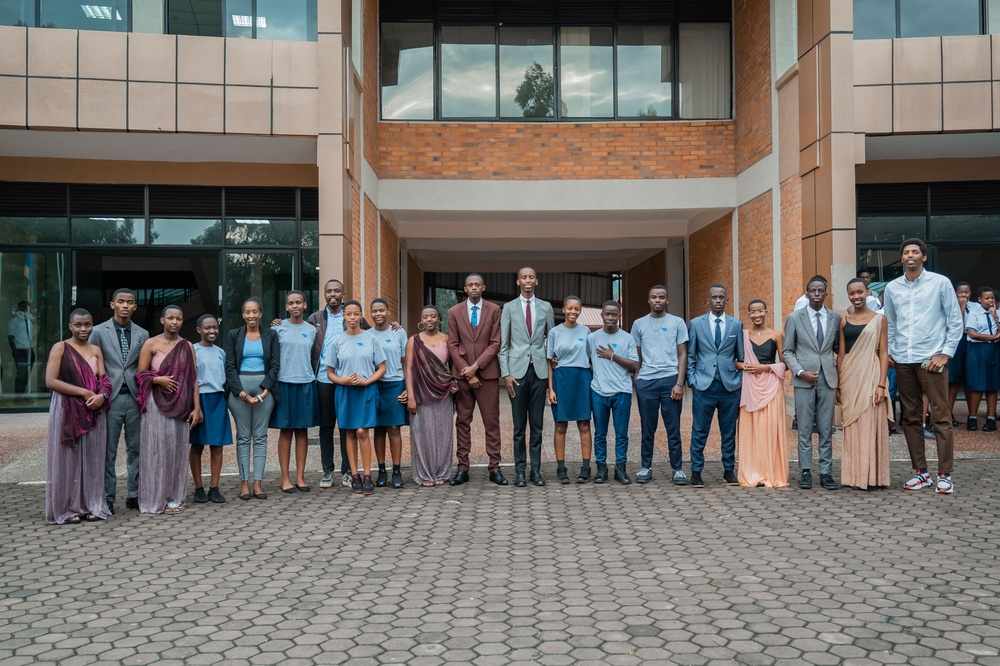
#> input picture DSC_0638_1.jpg, 1000 x 666 px, shrunk from 4528 x 3016 before the run
$ python pictureUploadFaceDetection.py
#> lines starting #> are read from the running program, lines starting #| are printed output that depends on the picture; after the words box and inside, x2 and y2 are one past the last pixel; in counts of white or black regions, pixels touching at a corner belong together
# import required libraries
import cv2

# read the input image
img = cv2.imread('DSC_0638_1.jpg')
#> img is the input picture: shape (666, 1000, 3); mean B, G, R 107.8, 111.8, 116.2

#resizing the image
scale_percent = 30 # percent of original size
width = int(img.shape[1] * scale_percent / 100)
#> width = 300
height = int(img.shape[0] * scale_percent / 100)
#> height = 199
dim = (width, height)
#> dim = (300, 199)

# Resize image
resized = cv2.resize(img, dim, interpolation = cv2.INTER_AREA)
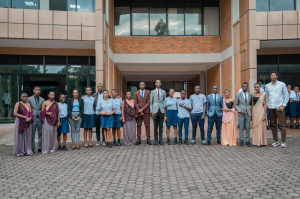
#> resized: shape (199, 300, 3); mean B, G, R 107.8, 111.8, 116.2

# convert to grayscale of each frames
gray = cv2.cvtColor(img, cv2.COLOR_BGR2GRAY)
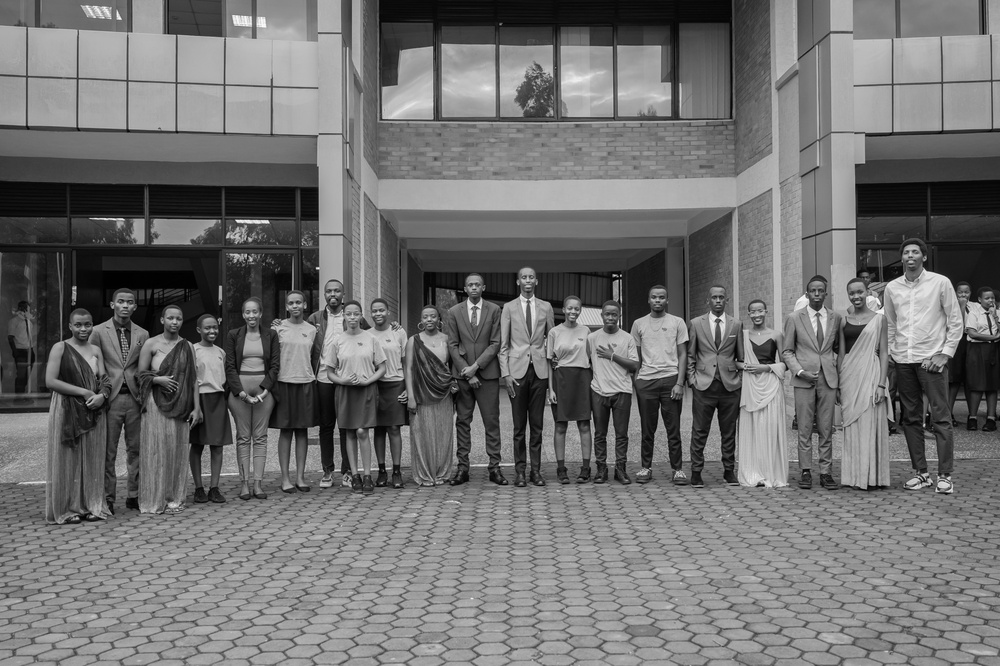
#> gray: shape (666, 1000); min 0, max 253, mean 112.7

# read the haarcascades to detect the faces in an image
face_cascade = cv2.CascadeClassifier('haarcascade_frontalface_alt.xml')

# detects faces in the input image
faces = face_cascade.detectMultiScale(gray, 1.1, 4)
#> faces = 19 rows, first 6: [899, 243, 24, 24], [516, 268, 24, 24], [463, 276, 23, 23], [321, 282, 23, 23], [806, 282, 22, 22], [844, 283, 25, 25]
print('Number of detected faces:', len(faces))
#| Number of detected faces: 19

# loop over all detected faces
if len(faces) > 0:
    for i, (x, y, w, h) in enumerate(faces):
        # To draw a rectangle in a face
        cv2.rectangle(img, (x, y), (x + w, y + h), (0, 255, 255), 2)
        face = img[y:y + h, x:x + w]
        # Generate a unique filename for the cropped face image
        file_name = f'face{i}.jpg'
        cv2.imshow(f"Cropped Face {i}", face)
        cv2.imwrite("embedded_detectedPictures/"+file_name, face)
        print(f"face{i}.jpg is saved")
#> this loop made 19 passes
#> (x, y, w, h, file_name) on passes 1 to 12: (899, 243, 24, 24, 'face0.jpg'), (516, 268, 24, 24, 'face1.jpg'), (463, 276, 23, 23, 'face2.jpg'), (321, 282, 23, 23, 'face3.jpg'), (806, 282, 22, 22, 'face4.jpg'), (844, 283, 25, 25, 'face5.jpg'), (645, 287, 25, 25, 'face6.jpg'), (706, 288, 23, 23, 'face7.jpg'), (111, 291, 29, 29, 'face8.jpg'), (283, 294, 23, 23, 'face9.jpg'), (562, 299, 22, 22, 'face10.jpg'), (368, 302, 22, 22, 'face11.jpg')
#| face0.jpg is saved
#| face1.jpg is saved
#| face2.jpg is saved
#| face3.jpg is saved
#| face4.jpg is saved
#| face5.jpg is saved
#| face6.jpg is saved
#| face7.jpg is saved
#> (further printed lines are left out)
#> pass 1, `face = img[y:y + h, x:x + w]`:
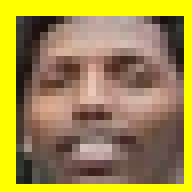
#> face: shape (24, 24, 3) (shown 8 times larger); mean B, G, R 73.4, 140.5, 160.8
#> pass 2, `face = img[y:y + h, x:x + w]`:
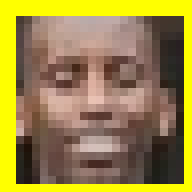
#> face: shape (24, 24, 3) (shown 8 times larger); mean B, G, R 68.8, 136, 155.5
#> pass 3, `face = img[y:y + h, x:x + w]`:
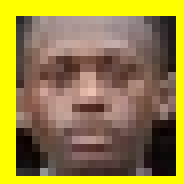
#> face: shape (23, 23, 3) (shown 8 times larger); mean B, G, R 63.7, 131.1, 149.7
#> after the loop:
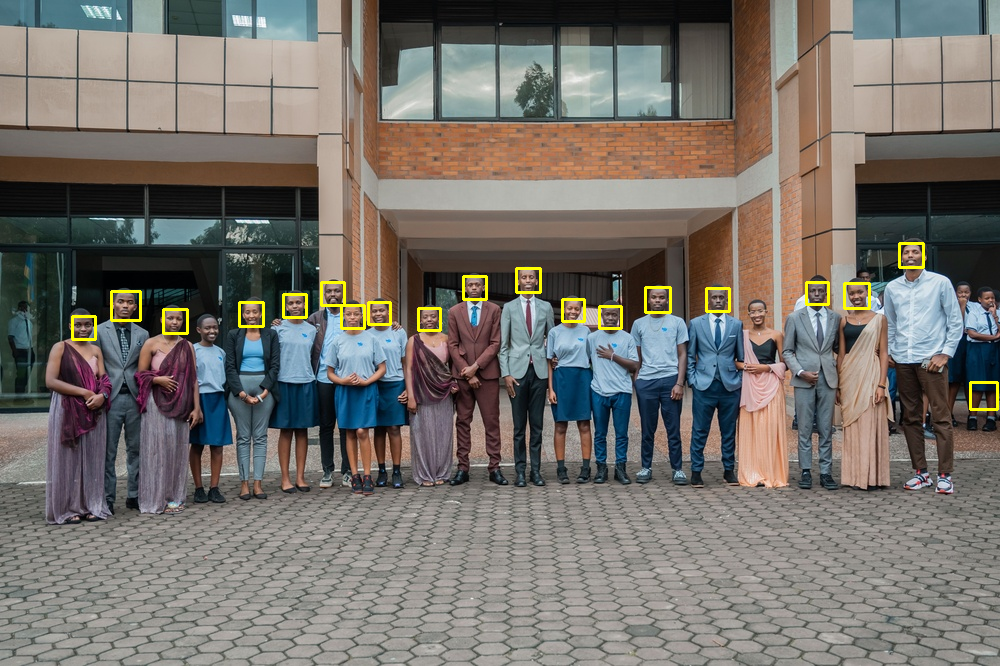
#> img: shape (666, 1000, 3); 0.8% of pixels changed, all inside (x1, y1, x2, y2) = (71, 242, 999, 411)
else:
    print("No faces detected")

# display the image with detected faces
cv2.imshow("image", resized)
cv2.waitKey(0)
cv2.destroyAllWindows()

$ run again, with DSC_0649_1.jpg copied over DSC_0638_1.jpg
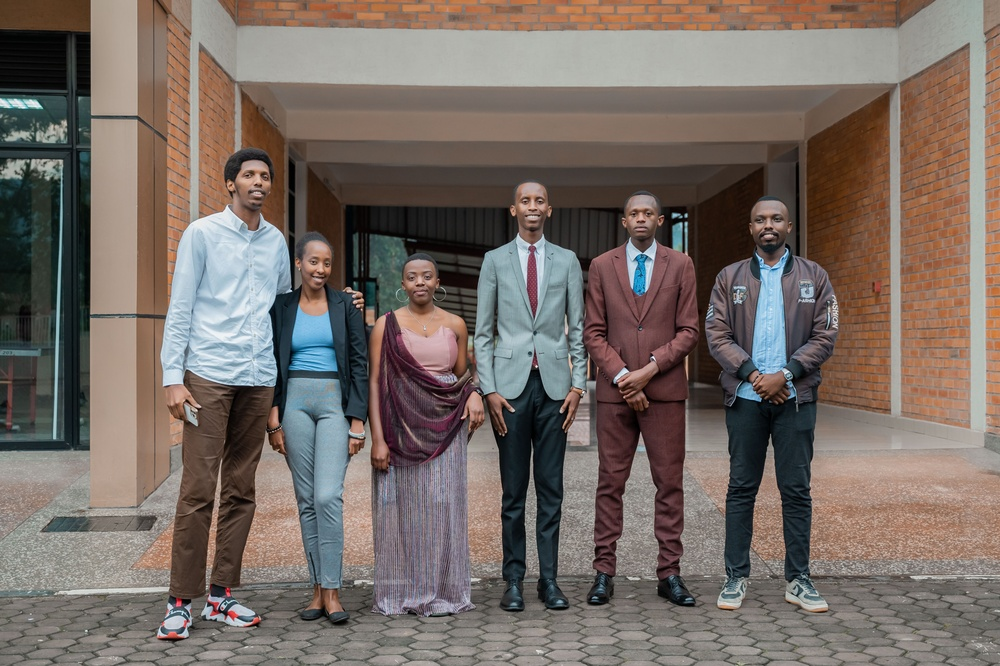
#> input picture DSC_0649_1.jpg, 1000 x 666 px, shrunk from 4528 x 3016 before the run
#> img is the input picture: shape (666, 1000, 3); mean B, G, R 100.9, 107.5, 118.8
#> `gray = cv2.cvtColor(img, cv2.COLOR_BGR2GRAY)`:
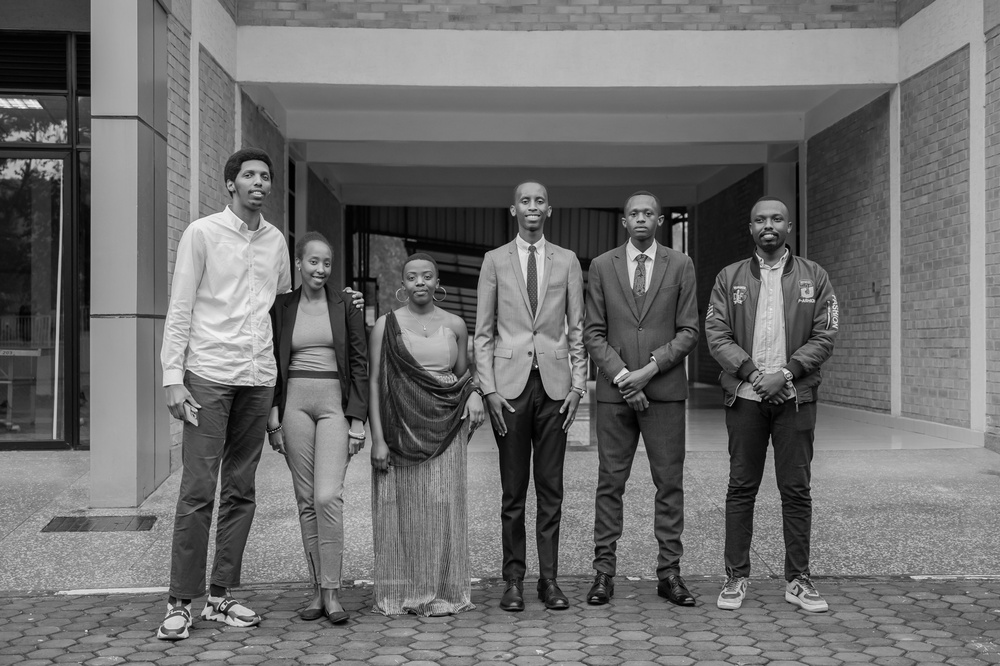
#> gray: shape (666, 1000); min 0, max 253, mean 110.1
#> faces = [[619, 195, 45, 45], [234, 158, 46, 46], [509, 182, 47, 47], [743, 199, 50, 50], [297, 243, 46, 46], [399, 259, 43, 43]]
#| Number of detected faces: 6
#> the loop `for i, (x, y, w, h) in enumerate(faces):` made 6 passes
#> (printed output is left out)
#> after the loop `for i, (x, y, w, h) in enumerate(faces):`:
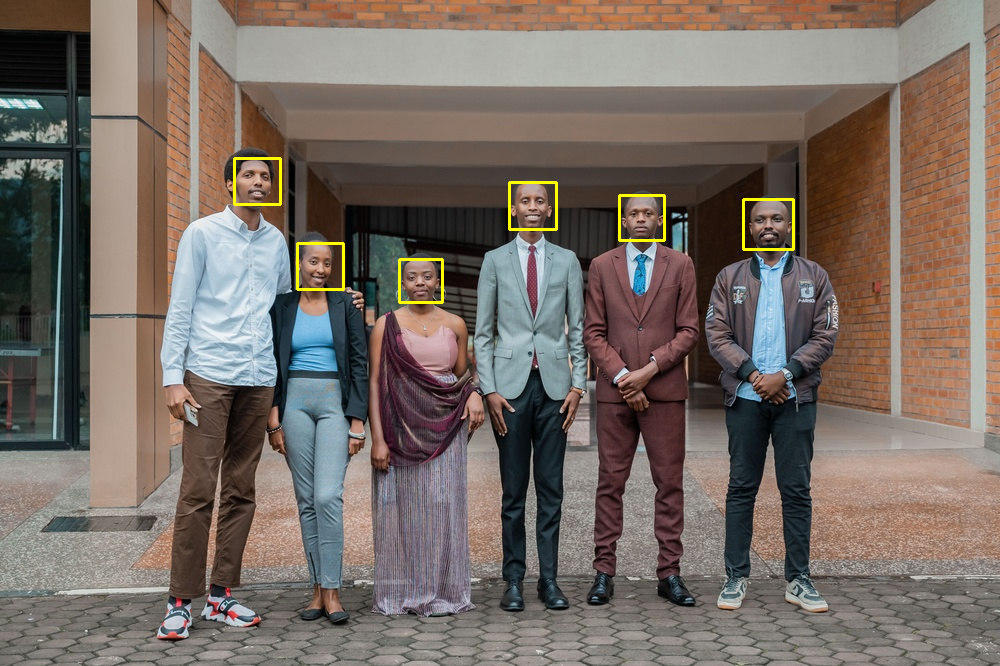
#> img: shape (666, 1000, 3); 0.5% of pixels changed, all inside (x1, y1, x2, y2) = (233, 157, 795, 304)
